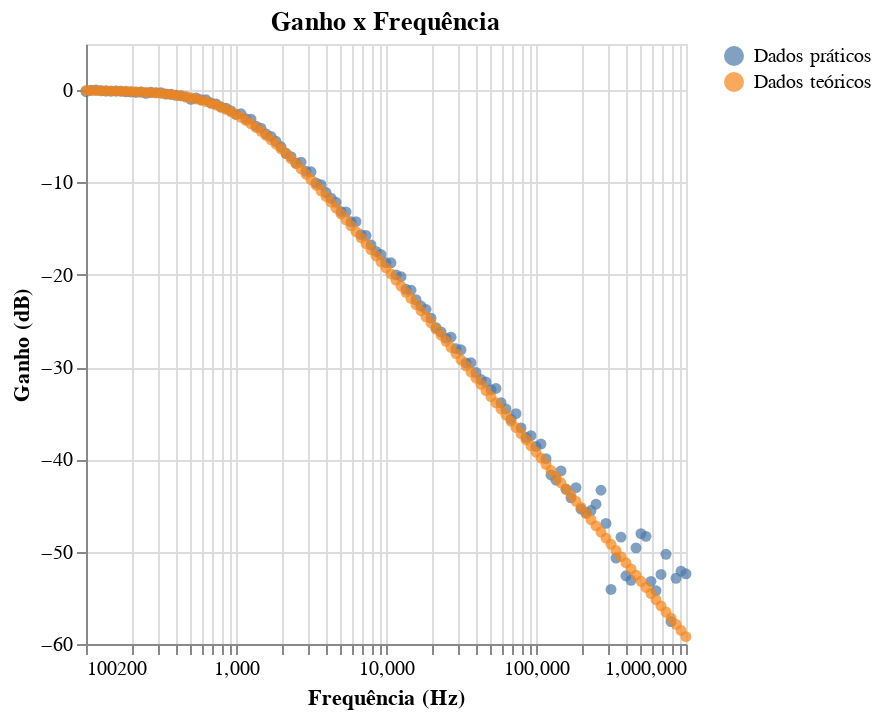

The notebook cell saved with this chart:
### Markdown cell above
#### Ganho

### Code cell
grafico_ganho = alt.Chart(bode).mark_circle().encode(
    alt.X('Freq(Hz)', title='Frequência (Hz)', scale=alt.Scale(type='log')),
    alt.Y('Gain(dB)', title='Ganho (dB)'),
    alt.Color('Type', title=None)
).properties(title="Ganho x Frequência")

grafico_ganho

### Figure 1 — Vega-Lite specification as saved in the notebook (floating-point values rounded to 4 significant figures; data arrays with more than 128 entries replaced by an {"elided": "..."} marker saying what was removed)
{"config": {"view": {"continuousWidth": 300, "continuousHeight": 300}}, "data": {"name": "data-e448e88b7e0f32f0acba56348a440100"}, "mark": {"type": "circle"}, "encoding": {"color": {"field": "Type", "title": null, "type": "nominal"}, "x": {"field": "Freq(Hz)", "scale": {"type": "log"}, "title": "Frequência (Hz)", "type": "quantitative"}, "y": {"field": "Gain(dB)", "title": "Ganho (dB)", "type": "quantitative"}}, "title": "Ganho x Frequência", "$schema": "https://vega.github.io/schema/vega-lite/v5.20.1.json", "datasets": {"data-e448e88b7e0f32f0acba56348a440100": {"elided": "242 records"}}}
